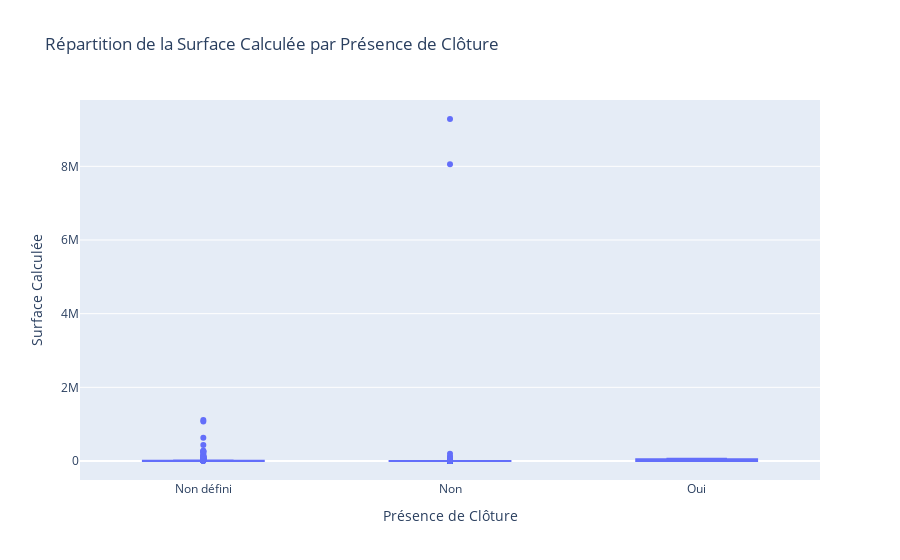

Source (notebook cell):
### Code cell
import pandas as pd
import plotly.express as px

# Assuming data_cleaned_final is already loaded

# Create an interactive box plot using Plotly
fig = px.box(
    data_cleaned_final,
    x='presence_cloture',
    y='surface_calculee',
    labels={'presence_cloture': 'Présence de Clôture', 'surface_calculee': 'Surface Calculée'},
    title='Répartition de la Surface Calculée par Présence de Clôture'
)

# Customize x-axis ticks
fig.update_xaxes(
    tickvals=[0, 1, 2],
    ticktext=['Non défini', 'Non', 'Oui']
)

# Show the interactive plot
fig.show()

### Figure 1 — Plotly figure (JSON) as saved in the notebook; plotly's stock layout.template omitted (floating-point values rounded to 4 significant figures; data arrays with more than 128 entries replaced by an {"elided": "..."} marker saying what was removed)
{"data": [{"alignmentgroup": "True", "hovertemplate": "Présence de Clôture=%{x}<br>Surface Calculée=%{y}<extra></extra>", "legendgroup": "", "marker": {"color": "#636efa"}, "name": "", "notched": false, "offsetgroup": "", "orientation": "v", "showlegend": false, "type": "box", "x": {"elided": "2206 str values"}, "x0": " ", "xaxis": "x", "y": {"elided": "2206 int values"}, "y0": " ", "yaxis": "y"}], "layout": {"boxmode": "group", "legend": {"tracegroupgap": 0}, "title": {"text": "Répartition de la Surface Calculée par Présence de Clôture"}, "xaxis": {"anchor": "y", "domain": [0, 1], "ticktext": ["Non défini", "Non", "Oui"], "tickvals": [0, 1, 2], "title": {"text": "Présence de Clôture"}}, "yaxis": {"anchor": "x", "domain": [0, 1], "title": {"text": "Surface Calculée"}}}}
